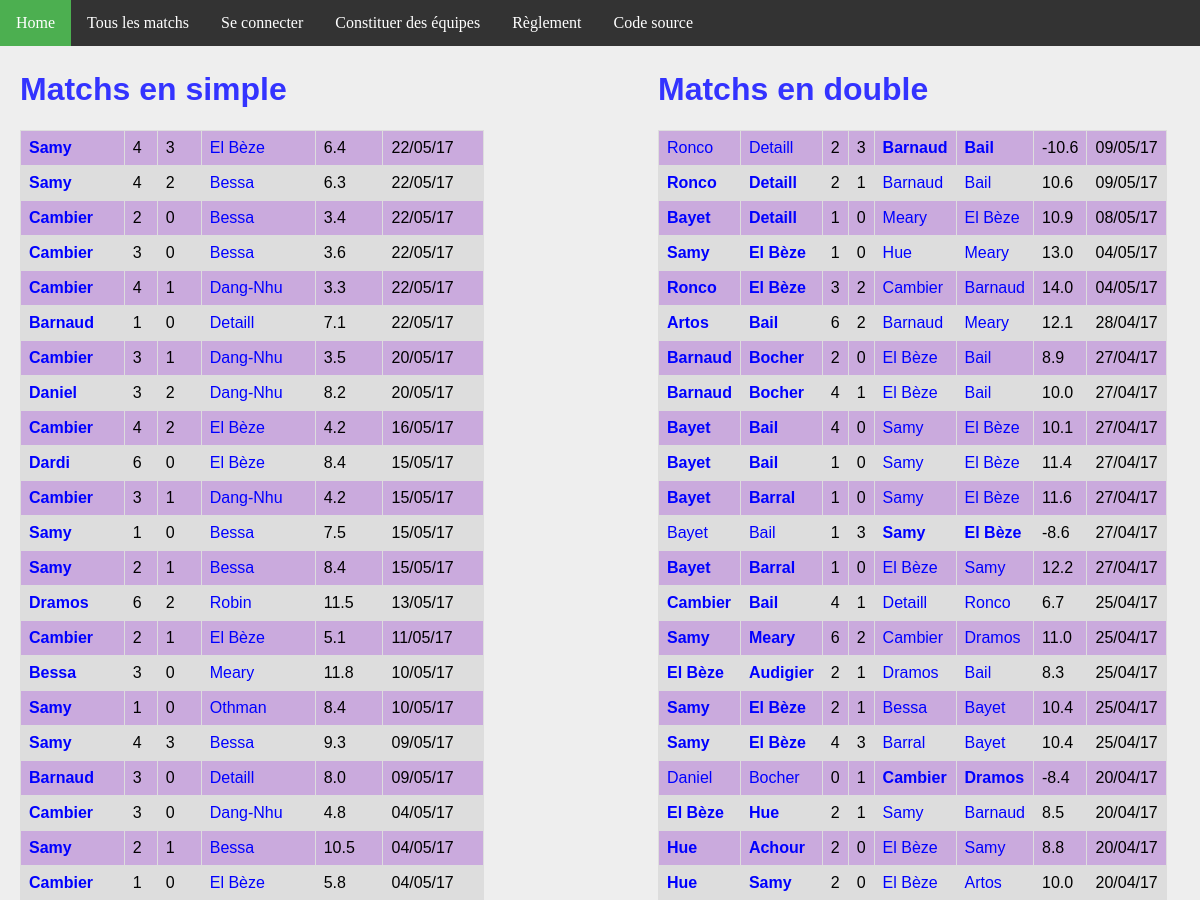
/matchs/ (upper part), run on an earlier commit of the app's database.
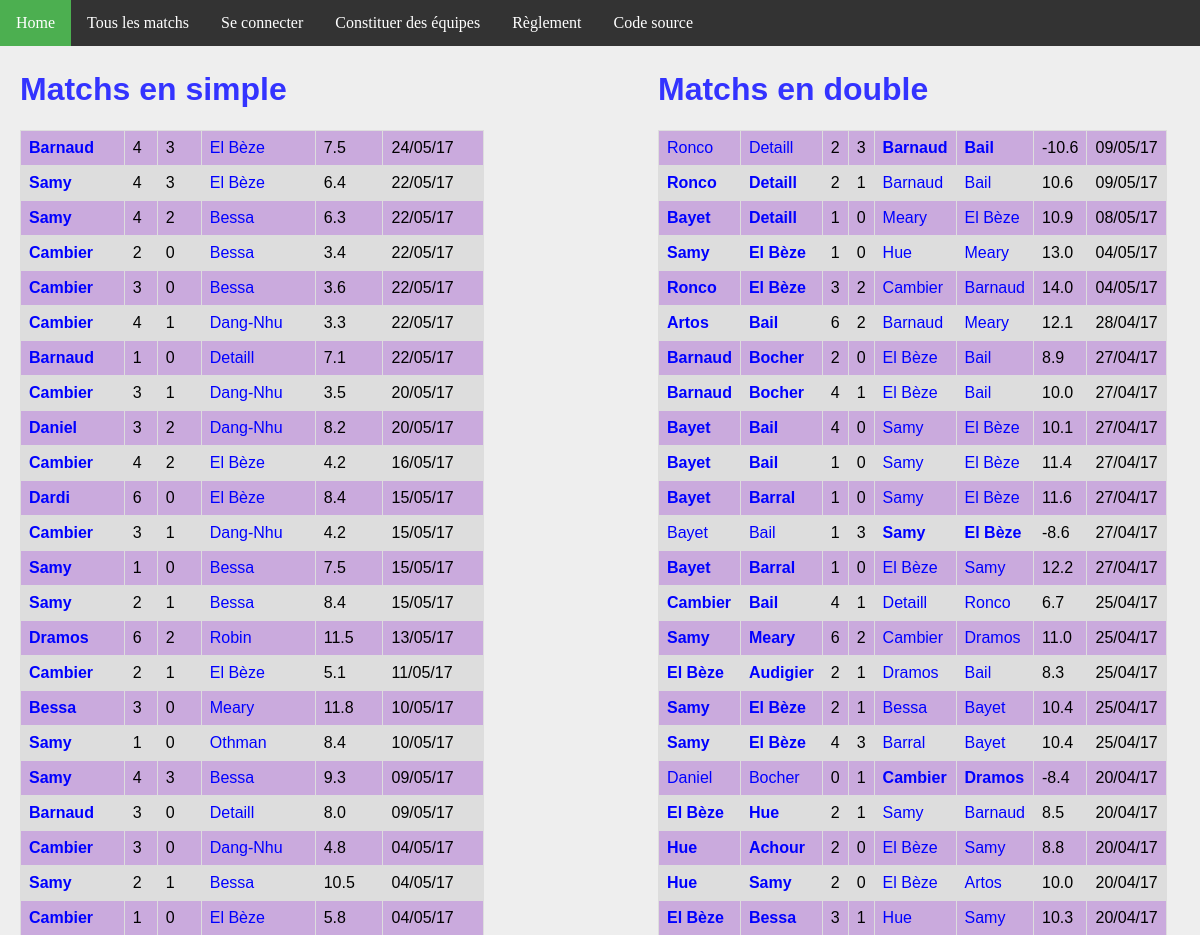
And on a later commit of the database.
### ranking/models.py (models this page shows, shortened)
class MatchSimple(models.Model):
    domicile = models.ForeignKey('Joueur', related_name = 'dom')
    exterieur = models.ForeignKey('Joueur', related_name = 'exte')
    date = models.DateTimeField(auto_now_add=True)
    buts_domicile = models.IntegerField(default=0)
    buts_exterieur = models.IntegerField(default=0)
    points = models.FloatField(default=0)
    @property
    def winner(self):
        if self.buts_domicile > self.buts_exterieur:
            return 1.
        elif self.buts_domicile < self.buts_exterieur:
            return 0.
        else:
            return 0.5

class Joueur(models.Model):
    user = models.OneToOneField(User, on_delete=models.CASCADE)
    pseudo = models.CharField(max_length = 50, default="Pax lambda")
    simple_score = models.FloatField(default=100)
    simple_rang = models.IntegerField(default=0)
    simple_victoires = models.IntegerField(default=0)
    simple_nuls = models.IntegerField(default=0)
    simple_defaites = models.IntegerField(default=0)
    simple_buts_pour = models.IntegerField(default=0)
    simple_buts_contre = models.IntegerField(default=0)
    double_score = models.FloatField(default=100)
    double_rang = models.IntegerField(default=0)
    double_victoires = models.IntegerField(default=0)
    double_nuls = models.IntegerField(default=0)
    double_defaites = models.IntegerField(default=0)
    double_buts_pour = models.IntegerField(default=0)
    double_buts_contre = models.IntegerField(default=0)

class MatchDouble(models.Model):
    domicile_1 = models.ForeignKey('Joueur', related_name = 'dom1')
    domicile_2 = models.ForeignKey('Joueur', related_name = 'dom2')
    exterieur_1 = models.ForeignKey('Joueur', related_name = 'exte1')
    exterieur_2 = models.ForeignKey('Joueur', related_name = 'exte2')
    date = models.DateTimeField(auto_now_add=True)
    buts_domicile = models.IntegerField(default=0)
    buts_exterieur = models.IntegerField(default=0)
    points = models.FloatField(default=0)
    @property
    def winner(self):
        if self.buts_domicile > self.buts_exterieur:
            return 1.
        elif self.buts_domicile < self.buts_exterieur:
            return 0.
        else:
            return 0.5

### ranking/views.py (the view)
# urls.py: url(r'^matchs/$', views.all_matchs, name='matchs'),
def all_matchs(request):
    context = {
        'simple_matchs': MatchSimple.objects.order_by('-date').all(),
        'double_matchs': MatchDouble.objects.order_by('-date').all(),
    }
    return render(request, 'all_matchs.html', context)

### ranking/templatetags/app_filter.py (called while the page is built)
@register.filter(name='decimal')
def decimal(x):
    return '{0:.1f}'.format(x)

### ranking/templates/all_matchs.html
{% extends 'base.html' %}
{% block body %}
{% load app_filter %}
<div id="column1" style="float:left; margin:0; width:40%;">
    <h1>Matchs en simple</h1>
    <table>
        {% for m in simple_matchs %}
        <tr>
            <td {% if m.winner == 1 %} style='font-weight:bold'{% endif %} >
                <a href="{% url 'joueur' m.domicile.id %}">{{m.domicile.pseudo}}</a>
            </td>
            <td>{{m.buts_domicile}}</td>
            <td>{{m.buts_exterieur}}</td>
            <td {% if m.winner == 0 %} style='font-weight:bold'{% endif %} >
                <a href="{% url 'joueur' m.exterieur.id %}">{{m.exterieur.pseudo}}</a>
            </td>
            <td>{{m.points|decimal}}</td>
            <td>{{m.date | date:'d/m/y'}}</td>
        </tr>
        {% endfor %}
    </table>
</div>
<div id="column2" style="float:left; margin-left:15%;width:40%;">
<h1>Matchs en double</h1>
<table>
    {% for m in double_matchs %}
    <tr>
        <td {% if m.winner == 1 %} style='font-weight:bold'{% endif %} >
            <a class="joueur" href="{% url 'joueur' m.domicile_1.id %}">{{m.domicile_1.pseudo}}</a>
        </td>
        <td {% if m.winner == 1 %} style='font-weight:bold'{% endif %} >
            <a class="joueur" href="{% url 'joueur' m.domicile_2.id %}">{{m.domicile_2.pseudo}}</a>
        </td>
        <td>{{m.buts_domicile}}</td>
        <td>{{m.buts_exterieur}}</td>
        <td {% if m.winner == 0 %} style='font-weight:bold'{% endif %} >
            <a class='joueur' href="{% url 'joueur' m.exterieur_1.id %}">{{m.exterieur_1.pseudo}}</a>
        </td>
        <td {% if m.winner == 0 %} style='font-weight:bold'{% endif %} >
            <a class='joueur' href="{% url 'joueur' m.exterieur_2.id %}">{{m.exterieur_2.pseudo}}</a>
        </td>
        <td>{{m.points|decimal}}</td>
        <td>{{m.date | date:'d/m/y'}}</td>
    </tr>
    {% endfor %}
</table>
</div>
{% endblock %}

What changed in the data, as far as the page shows it:
added MatchSimple: domicile.pseudo "Barnaud", buts_domicile "4", buts_exterieur "3", exterieur.pseudo "El Bèze", points|decimal "7.5", date "24/05/17"
now on this page (row unchanged): MatchDouble: domicile_1.pseudo "El Bèze", domicile_2.pseudo "Bessa", buts_domicile "3", buts_exterieur "1", exterieur_1.pseudo "Hue", exterieur_2.pseudo "Samy", points|decimal "10.3", date "20/04/17"
